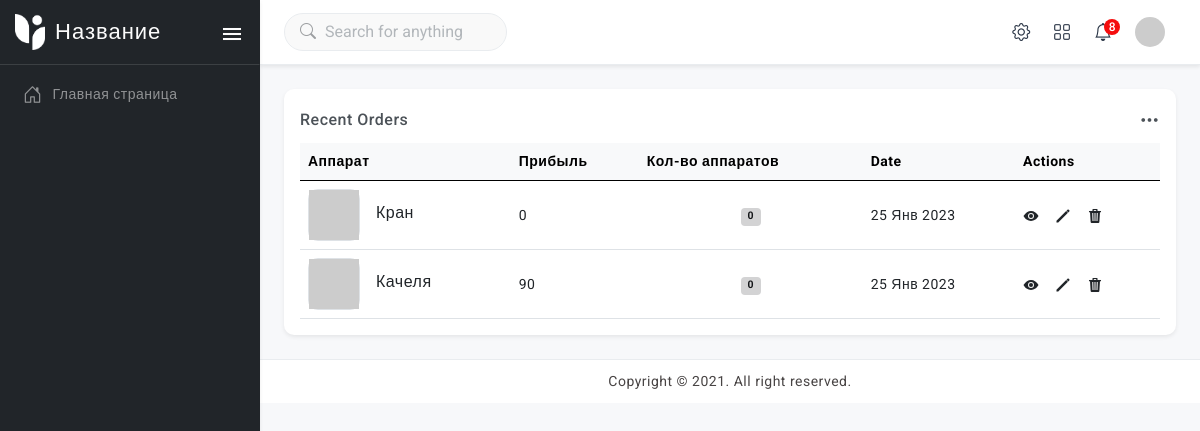
Page /eleckaya/ on the earlier database version.
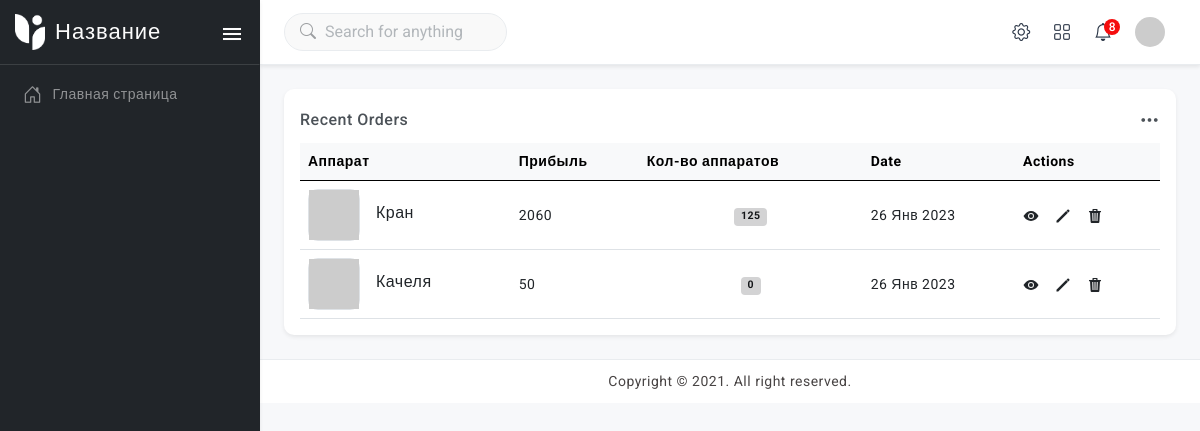
Same page on the later database version.
### vend/models.py (models this page shows, shortened)
class Device(models.Model):
    address = models.ForeignKey(Address, on_delete=models.SET_DEFAULT, related_name='device',
                                default=Address.get_default_pk, verbose_name="Адреса")
    name = models.CharField(max_length=200)
    slug = models.SlugField(max_length=200)
    created_at = models.DateTimeField(auto_now=True)
    class Meta:
        verbose_name = 'Аппарат'
        verbose_name_plural = 'Аппараты'
    def get_absolute_url(self):
        a = Address.objects.all()
        return reverse('device_detail', kwargs={'slug': self.slug})
    def get_sum(self):
        device_sum = Device.objects.get(name=self.name)
        try:
            last, pre_last = device_sum.sensor.order_by('-month')[:2]
            sum_number = (last.number - pre_last.number) * 10
        except ValueError:
            try:
                last, pre_last = device_sum.sensor.last(), 0
                sum_number = (last.number) * 10
            except AttributeError:
                sum_number = 0
        return sum_number
    def get_sum_win(self):
        device_sum = Device.objects.get(name=self.name)
        try:
            last, pre_last = device_sum.sensor_win.order_by('-month')[:2]
            sum_number = (last.number - pre_last.number)
        except ValueError:
            try:
                last, pre_last = device_sum.sensor_win.last(), 0
                sum_number = (last.number)
            except AttributeError:
                sum_number = 0
        return sum_number

class Sensor(models.Model):
    device = models.ForeignKey(Device, on_delete=models.PROTECT, related_name='sensor')
    month = models.DateTimeField('Дата снятия счетчика', auto_now_add=True)
    number = models.IntegerField(verbose_name='Счетчик', default=0)
    class Meta:
        verbose_name = 'Счетчик игр'
        verbose_name_plural = 'Счетчики игры'

class SensorWin(models.Model):
    device = models.ForeignKey(Device, on_delete=models.PROTECT, related_name='sensor_win')
    month = models.DateTimeField('Дата снятия счетчика', default=timezone.now())
    number = models.IntegerField(verbose_name='Счетчик', default=0)
    class Meta:
        verbose_name = 'Счетчик выигрыша'
        verbose_name_plural = 'Счетчики выигрышей'

### vend/views.py (the view)
# urls.py: path('<slug:address>/', AddressDetail.as_view(), name='address_detail'),
class AddressDetail(DetailView):
    model = Address
    template_name = 'vend/address_detail.html'
    slug_url_kwarg = 'address'

### vend/templates/vend/address_detail.html (shortened to what this page needs)
{% extends 'base.html' %}
{% block content %}
    <div class="page-content-wrapper">
        <div class="page-content">
                <div class="card radius-10 w-100">
                <div class="card-body">
                    <div class="d-flex align-items-center">
                        <h6 class="mb-0">Recent Orders</h6>
                        <div class="fs-5 ms-auto dropdown">
                            <div class="dropdown-toggle dropdown-toggle-nocaret cursor-pointer"
                                 data-bs-toggle="dropdown"><i
                                    class="bi bi-three-dots"></i></div>
                        </div>
                    </div>
                    <div class="table-responsive mt-2">
                        <table class="table align-middle mb-0">
                            <thead class="table-light">
                            <tr>
                                <th>Аппарат</th>
                                <th>Прибыль</th>
                                <th>Кол-во аппаратов</th>
                                <th>Date</th>
                                <th>Actions</th>
                            </tr>
                            </thead>
                            <tbody>
                            {% for device in address.device.all %}
                                <tr>
                                    <td>
                                        <div class="d-flex align-items-center gap-3">
                                            <div class="product-box border">
                                                <img src="https://via.placeholder.com/110X110/212529/fff" alt="">
                                            </div>
                                            <div class="product-info">
                                                <a href="{{ device.get_absolute_url }}"><h6
                                                        class="product-name mb-1">{{ device.name }}</h6></a>
                                            </div>
                                        </div>
                                    </td>
                                <td>{{ device.get_sum }}</td>
                                <td class="text-center"><span class="badge alert-dark">{{ device.get_sum_win }}</span></td>
                                <td>{{ device.created_at|date:'d M Y'}}</td>
                                <td>
                                    <div class="d-flex align-items-center gap-3 fs-6">
                                        <a class="text-dark" data-bs-toggle="tooltip"
                                           data-bs-placement="bottom"
                                           title="" data-bs-original-title="View detail" aria-label="Views">
                                            <ion-icon name="eye-sharp"></ion-icon>
                                        </a>
                                        <a class="text-dark" data-bs-toggle="tooltip"
                                           data-bs-placement="bottom"
                                           title="" data-bs-original-title="Edit info" aria-label="Edit">
                                            <ion-icon name="pencil-sharp"></ion-icon>
                                        </a>
                                        <a class="text-dark" data-bs-toggle="tooltip"
                                           data-bs-placement="bottom"
                                           title="" data-bs-original-title="Delete" aria-label="Delete">
                                            <ion-icon name="trash-sharp"></ion-icon>
                                        </a>
                                    </div>
                                </td>
                                </tr>
                            {% endfor %}
                            </tbody>
                        </table>
                    </div>
                </div>
            </div>
        </div>
    </div>
{% endblock %}

Differences in the rows shown:
changed Device "Кран": get_sum "0" → "2060"; get_sum_win "0" → "125"; created_at "25 Янв 2023" → "26 Янв 2023"
changed Device "Качеля": get_sum "90" → "50"; created_at "25 Янв 2023" → "26 Янв 2023"
